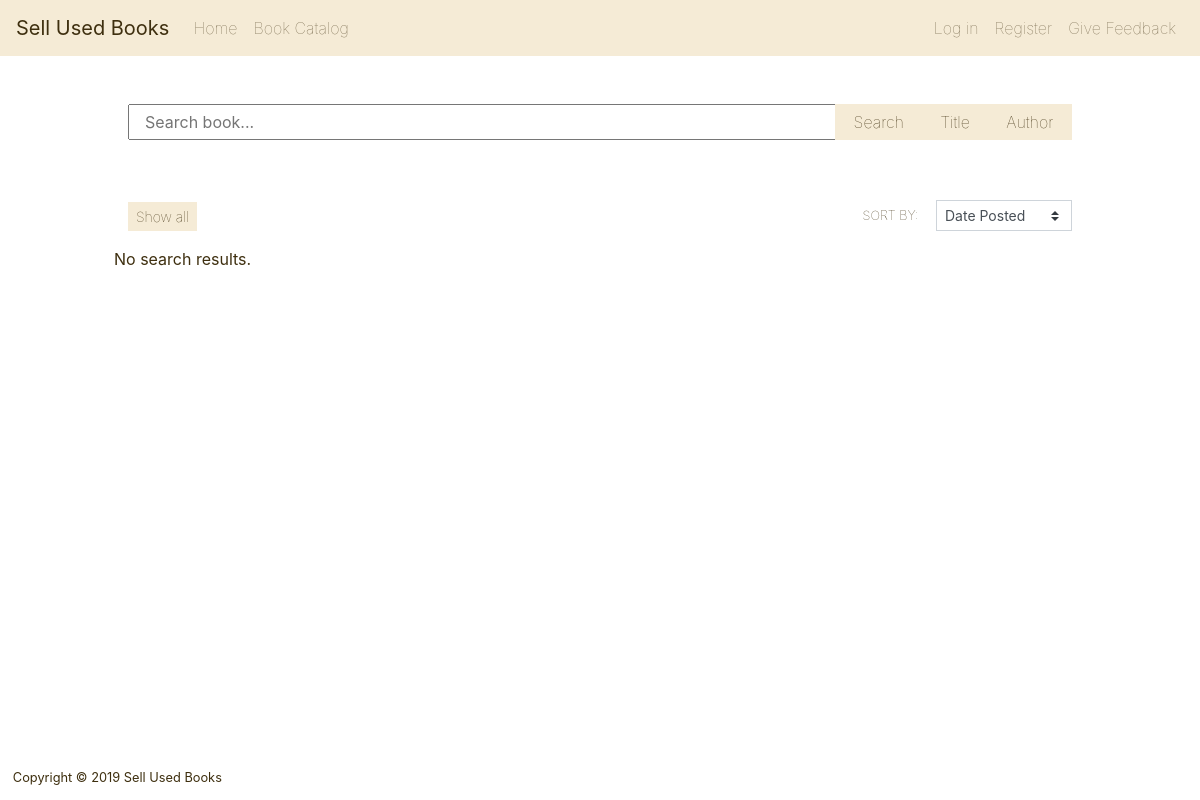
Before: / with the older database file.
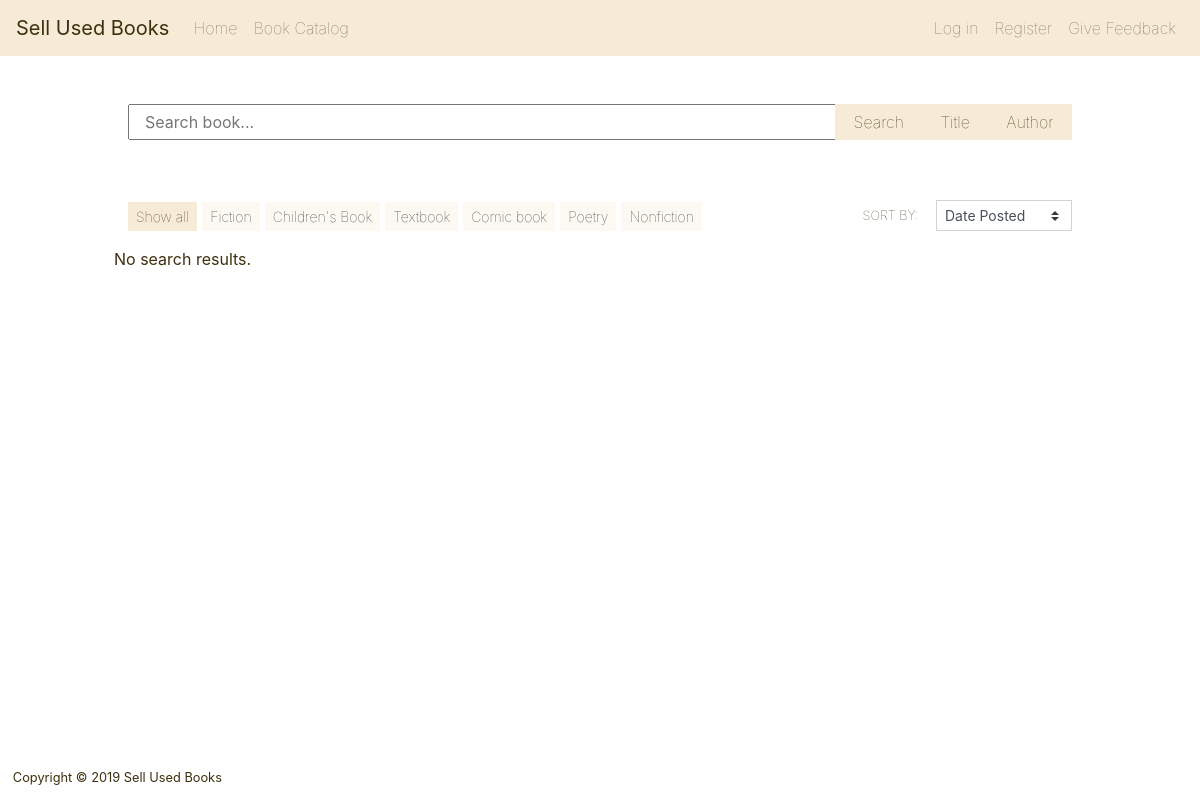
After: the same page with the newer database file.
### tables this page shows
CREATE TABLE `book_category` (
  `cat_id` int(3) NOT NULL,
  `category` varchar(20) NOT NULL
);

### functions.php (the view, shortened to what this page needs)
<?php session_start();
$db = mysqli_connect($db_host, $db_user, $db_pass, $db_name);
if ( isset($_GET['sortoption']) ){
    $sortby = $_GET['sortoption'];
} else {
    $sortby = 0;
}
if ( isset($_GET['catid']) ){
    $filterby = $_GET['catid'];
} else {
    $filterby = 0;
}
function display_catalog($filterby=0, $search=0, $sortby=0, $q='') {
    global $db, $errors, $q;
    if ( $sortby ){
        if ( $sortby == 1 ) $sortphrase = "price ASC";
        if ( $sortby == 2 ) $sortphrase = "title ASC";
        if ( $sortby == 3 ) $sortphrase = "title DESC";
        if ( $sortby == 4 ) $sortphrase = "author ASC";
        if ( $sortby == 5 ) $sortphrase = "author DESC";
    } else {
        $sortphrase = "date_published ASC";
    }
    if ( $filterby ){
        $filterphrase = "AND category = $filterby";
    } else {
        $filterphrase = "";
    }
    if ( $search ) {
        $q = e($_GET['q']);
        if ( $search == 1 ) {
            $query = "SELECT * FROM books WHERE isPublished=1 AND bookDeactivated=0 $filterphrase AND (author  LIKE'%$q%' OR title LIKE '%$q%') ORDER BY $sortphrase";
        }
        if ( $search == 2 ) {
            $query = "SELECT * FROM books WHERE isPublished=1 AND bookDeactivated=0 $filterphrase AND title LIKE '%$q%' ORDER BY date_published DESC";
        }
        if ( $search == 3 ) {
            $query = "SELECT * FROM books WHERE isPublished=1 AND bookDeactivated=0 $filterphrase AND author  LIKE'%$q%' ORDER BY date_published DESC";
        }
    } else {
        $query = "SELECT * FROM books WHERE isPublished=1 AND bookDeactivated=0 $filterphrase ORDER BY $sortphrase";
    }
    $retval = mysqli_query($db, $query);
    if (mysqli_num_rows($retval) > 0) {
        echo "<div class='catalog-container'>";
        while($row = mysqli_fetch_assoc($retval)) {
            echo "<div class='catalog-item float-left'><a href='view.php?view=".$row['book_id']."'>";
            echo "<div class='thumbnail'><img src='./content/uploads/".(empty($row['photo']) ? 'book-icon.png' : $row['photo'])."' alt='".$row['title']."'/></div>";
            echo "<div class='caption'><span class='book-title'>".$row['title']."</span>";
            echo "<span class='book-author'>".$row['author']."</span></div>";
            echo "<div class='book-price'><hr/><span>Php ".$row['price']."</span></div>";
            echo "</a></div>";
        }
        echo "</div>";
    } else {
        echo "No search results. ";
    }
}
function list_category_as_filters() {
    global $db,$errors,$filterby;
    $query = "SELECT * FROM book_category";
    $retval = mysqli_query($db, $query);
    echo "<button type='submit' class='btn ".($filterby==0 ?  'btn-secondary':'btn-light')." btn-sm filter-button' name='catid' value=0>Show all</button>";
    while($row = mysqli_fetch_assoc($retval)) {
        echo "<button type='submit' class='btn btn-sm filter-button ".($filterby==$row['cat_id'] ?  'btn-secondary':'btn-light')."' name='catid' value='".$row['cat_id']."'>".$row['category']."</button>";
    }
}

### header.php (shortened to what this page needs)
<?php session_unset();
include 'config.php';
include 'functions.php';
?>
<!doctype html>
<html>
    <head>
        <link rel="stylesheet" href="include/css/bootstrap.min.css">
        <link rel="stylesheet" href="include/style.css">
        <link rel="stylesheet" href="themes/default.css">
    </head>
    <body>
        <header class="navbar navbar-expand-lg sticky-top">
            <a class="navbar-brand" href="index.php">Sell Used Books</a>
            <?php if ( isset($_SESSION['user']) ) {
                if ( $_SESSION['user']['user_type'] == 'admin'){
                    echo'
                    <div class="collapse navbar-collapse" id="navbarMenu">
                        <div class="mr-auto">
                            <ul class="navbar-nav">
                                <li class="nav-item"><a class="nav-link" href="index.php">Home</a></li>
                                <li class="nav-item"><a class="nav-link" href="./catalog.php">Book Catalog</a></li>
                            </ul>
                        </div>
                        <div class="">
                            <ul class="navbar-nav">
                                <li class="nav-item"><a class="nav-link" href="./admin/index.php">Go to Dashboard</a></li>
                            </ul>
                        </div>
                    </div>';
                } else {
                    echo'
                    <div class="collapse navbar-collapse" id="navbarMenu">
                        <div class="mr-auto">
                            <ul class="navbar-nav">
                                <li class="nav-item"><a class="nav-link" href="index.php">Home</a></li>
                                <li class="nav-item"><a class="nav-link" href="./catalog.php">Book Catalog</a></li>
                            </ul>
                        </div>
                        <div class="">
                            <ul class="navbar-nav">
                                <li class="nav-item"><a class="btn btn-primary" href="./sell/sell.php">Sell book</a></li>
                                <li class="nav-item"><a class="nav-link" href="./feedback.php">Give Feedback</a></li>
                                <li class="nav-item"><a class="nav-link" href="./sell/index.php">Go to Dashboard</a></li>
                            </ul>
                        </div>
                    </div>';
                }
            } else {
                echo'
                    <div class="collapse navbar-collapse" id="navbarMenu">
                        <div class="mr-auto">
                            <ul class="navbar-nav">
                                <li class="nav-item"><a class="nav-link" href="index.php">Home</a></li>
                                <li class="nav-item"><a class="nav-link" href="catalog.php">Book Catalog</a></li>
                            </ul>
                        </div>
                        <div class="">
                            <ul class="navbar-nav">
                                <li class="nav-item"><a class="nav-link"
                                href="login.php">Log in </a></li>
                                <li class="nav-item"><a class="nav-link" href="register.php">Register</a></li>
                                <li class="nav-item"><a class="nav-link" href="./feedback.php">Give Feedback</a></li>
                            </ul>
                        </div>
                    </div>';
            }
            ?>
        </header>

### index.php (shortened to what this page needs)
<?php include 'header.php';?>
        <div class="panel" id="main-content" class="row">
            <div class="search-panel">
                <form method="get" action="<?php echo htmlspecialchars($_SERVER["PHP_SELF"]);?>">
                    <div class="btn-group col-lg-12" role="group">
                        <input type="text" class="col-lg-9" placeholder="Search book..." name="q" value=<?php if(isset($_GET['q'])) echo $_GET['q'];?>>
                        <button type="submit" class="btn btn-secondary" name="search_btn" value=1>Search</button>
                        <button type="submit" class="btn btn-secondary" name="search_btn" value=2>Title</button>
                        <button type="submit" class="btn btn-secondary" name="search_btn" value=3>Author</button>
                    </div>
                </form>
            </div>
            <div class="filter-sort-panel clearfix">
                <div class="filter-panel">
                    <form method="get" action="<?php echo htmlspecialchars($_SERVER["PHP_SELF"]);?>">
                    <?php list_category_as_filters(); ?>
                    </form>
                </div>
                <div class="sort-panel">
                    <form method="get" action="<?php echo htmlspecialchars($_SERVER["PHP_SELF"]);?>" >
                        <span class="label">Sort by: </span>
                        <select class="custom-select custom-select-sm" onChange="this.form.submit()" name="sortoption">
                            <option <?php if($sortby == 0) echo 'selected';?> value=0>Date Posted</option>
                        </select>
                    </form>
                </div>
            </div>
            <div class="catalog-panel clearfix">
                <?php
                    display_catalog($filterby, $search, $sortby, '');
                ?>
            </div>
        </div>
<?php include 'footer.php';?>

### footer.php (shortened to what this page needs)
        <footer class="fixed-bottom">
            <div class="footer">
                Copyright &copy; 2019 Sell Used Books
            </div>
        </footer>
    </body>
</html>

### include/style.css (style rules this page uses)
.footer { padding: 1em; }
.panel { border-radius: 0px; margin: 3em 5% 3em 5%; display: block; }
.search-panel { margin: 2em 5% 0 5%; padding: 0; }
.filter-sort-panel { margin: 1em 5% 1em 5%; vertical-align: bottom; position: relative; padding: 0; }
.sort-panel { position: absolute; bottom: 0; right: 14px; font-weight: lighter; }
.label { text-transform: uppercase; font-size: 0.8em; }
.filter-button { margin-right: 5px; float: left; border-radius: 0px; }
.sort-panel select { width: auto; margin-left: 1em; border-radius: 0px; }
.catalog-panel { margin: 1em 5% 0 5%; }

### themes/default.css (style rules this page uses)
.navbar { background-color: rgb(245, 235, 214); }
.nav-link { color: rgba(62, 47, 15, 0.7); font-weight: lighter; }
.navbar-brand { color: rgb(62, 47, 15); }
.footer { font-size: 0.8em; }
header, body { color: rgb(62, 47, 15); }
.btn-group { padding: 0 14px 0 14px; margin: 0px; border-radius: 0px; }
.btn-group button { border-radius: 0px; }
.btn-secondary { background-color: rgb(245, 235, 214); border: none; color: rgb(62, 47, 15); font-weight: lighter; }
.btn-light { background-color: rgba(225, 197, 132, 0.1); }
.filter-button { border: none; font-weight: lighter; }
.filter-sort-panel { margin-top: 3em; padding: 14px 14px 0 14px; }
.filter-panel { width: 100%; padding 0px; margin: 0px; display: block; }

Changed rows visible on the page:
added book_category: $row['cat_id'] 1 (drawn), category "Fiction"
added book_category: $row['cat_id'] 2 (drawn), category "Children's Book"
added book_category: $row['cat_id'] 3 (drawn), category "Textbook"
added book_category: $row['cat_id'] 4 (drawn), category "Comic book"
added book_category: $row['cat_id'] 5 (drawn), category "Poetry"
added book_category: $row['cat_id'] 6 (drawn), category "Nonfiction"
